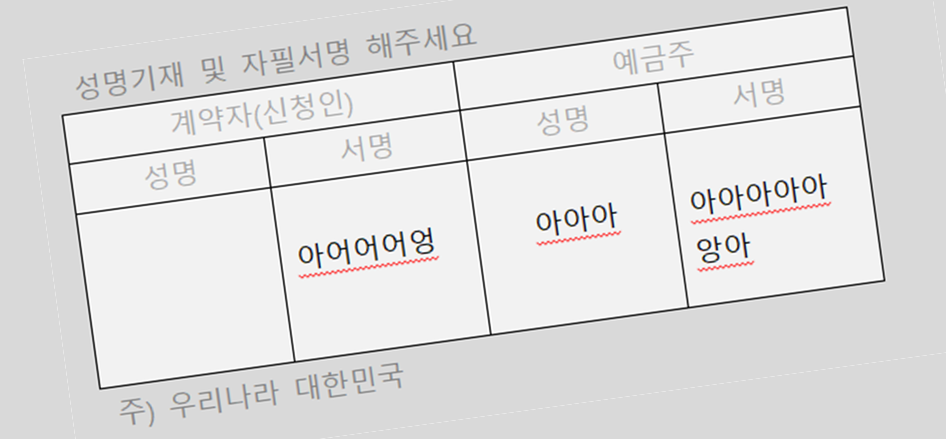
#> input picture images/hkli_skewed1_ppt.PNG, 946 x 439 px, found by its file name
$ python checkSignature.py
#> lines starting #> are read from the running program, lines starting #| are printed output that depends on the picture; after the words box and inside, x2 and y2 are one past the last pixel; in counts of white or black regions, pixels touching at a corner belong together
### hkfmi_apps/correct_skew.py
# USAGE
# python correct_skew.py --image images/neg_28.png


import numpy as np
import argparse
import cv2
import os
import sys
from datetime import datetime
import logging

'''
# import mylogging

logger = logging.getLogger(__name__)
logger.setLevel(logging.DEBUG)
formatter = logging.Formatter("%(asctime)s:%(level)s:%(filename)s:%(lineno)s: %(message)s")
file_handler = logging.FileHandler("mylogger.log")
file_handler.setLevel(logging.DEBUG)
file_handler.setFormatter(formatter)

stream_handler = logging.StreamHandler()
stream_handler.setLevel(logging.DEBUG)
stream_handler.setFormatter(formatter)

logger.addHandler(file_handler)
logger.addHandler(stream_handler)
'''


# [9 lines left out: function getDeskewedFilename, not called in this run]


def deskewImage(filename):
#> called with filename = '../images/hkli_skewed1_ppt.png'
	logging.info(filename)
	try:
		image = cv2.imread(filename)
#> image is the input picture: shape (439, 946, 3); mean B, G, R 223.8, 223.8, 224.2
	except:
		logging.exception("message")

	# cv2.imshow("Original", image)
	# logging.info("Image...\n", image)
	ret, image = cv2.threshold(image, 170, 255, cv2.THRESH_BINARY)
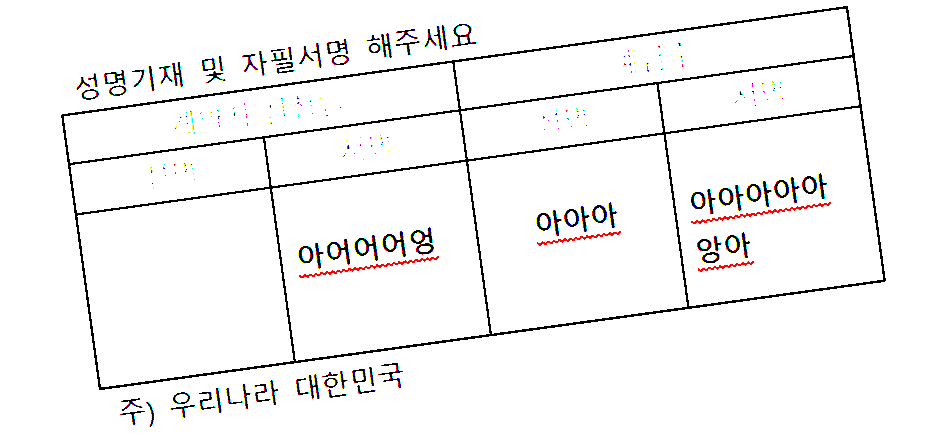
#> image: shape (439, 946, 3); mean B, G, R 244.1, 244.1, 244.8
	# cv2.imshow("Original after threshold", image)

	# convert the image to grayscale and flip the foreground
	# and background to ensure foreground is now "white" and
	# the background is "black"
	gray = cv2.cvtColor(image, cv2.COLOR_BGR2GRAY)
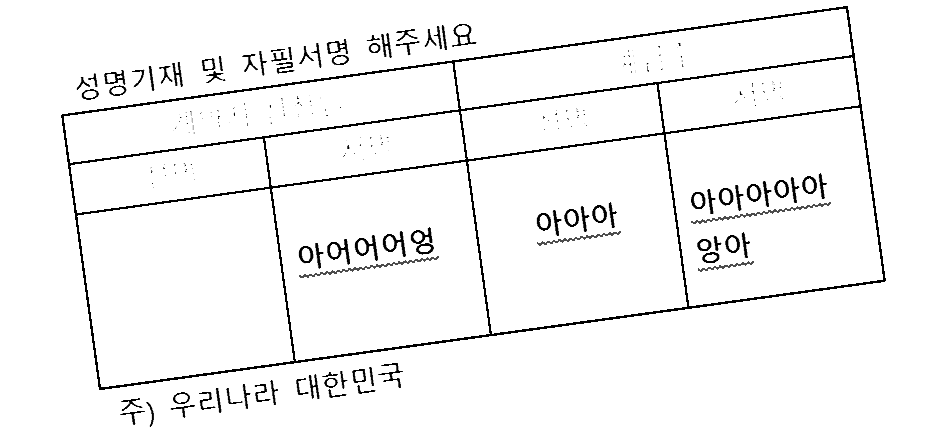
#> gray: shape (439, 946); min 0, max 255, mean 244.3
	# logging.info("\nGray...\n", gray)
	gray = cv2.bitwise_not(gray)
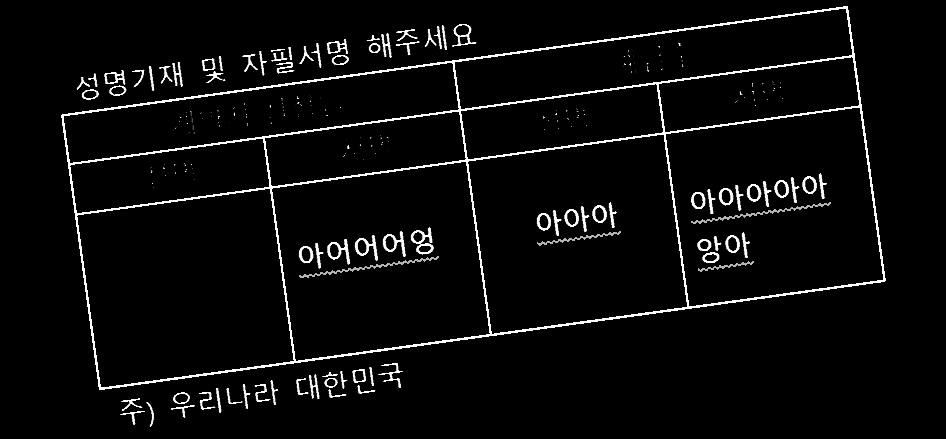
#> gray: shape (439, 946); min 0, max 255, mean 10.7
	# cv2.imshow("Gray", gray)

	# threshold the image, setting all foreground pixels to 255 and all background pixels to 0
	thresh = cv2.threshold(gray, 0, 255, cv2.THRESH_BINARY | cv2.THRESH_OTSU)[1]
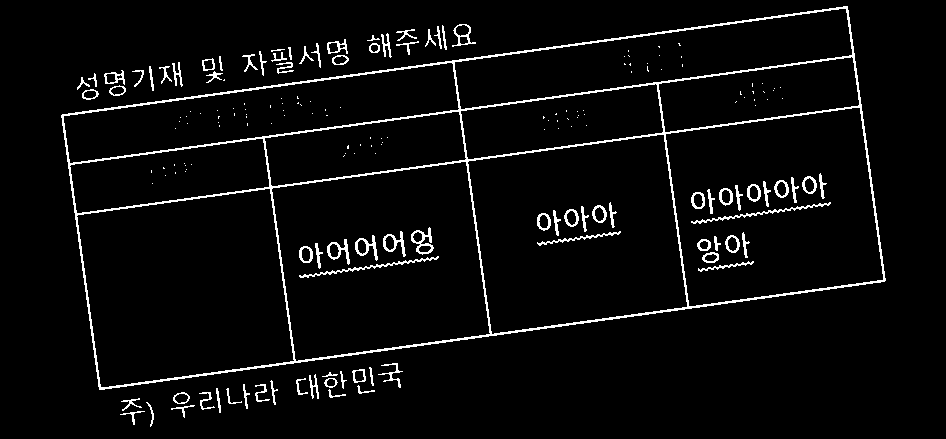
#> thresh: shape (439, 946); 4.3% white in thin lines or dots, all inside (x1, y1, x2, y2) = (61, 6, 886, 427)
	# logging.info("Thresh...\n", thresh)
	# cv2.imshow("Thresh", thresh)

	# cv2.waitKey(0)

	# grab the (x, y) coordinates of all pixel values that
	# are greater than zero, then use these coordinates to
	# compute a rotated bounding box that contains all
	# coordinates
	# logging.info("np.where....\n", np.where(thresh > 0))
	coords = np.column_stack(np.where(thresh > 0))
#> coords = 17774 pairs, first value 6 to 426, second value 61 to 885
	# logging.info("coords..\n", coords)
	angle = cv2.minAreaRect(coords)[-1]
#> angle = -82.1
	logging.info("angle: {}".format(angle))

	'''
	logging.info('----------------------------')
	cntrs, hierarchy = cv2.findContours(thresh, cv2.RETR_TREE, cv2.CHAIN_APPROX_SIMPLE)
	for cntr in cntrs:
		approx = cv2.approxPolyDP(cntr, 0.01 * cv2.arcLength(cntr, True), True)

		if len(approx) == 4 and cv2.contourArea(cntr) > 10:
			logging.info("size: ", cv2.contourArea(cntr))
			cv2.drawContours(image, [cntr], -1, (0, 0, 255), 1)
			cv2.imshow('Contour selected', image)
			cv2.waitKey(0)
	logging.info('----------------------------')
	'''

	# the `cv2.minAreaRect` function returns values in the
	# range [-90, 0); as the rectangle rotates clockwise the
	# returned angle trends to 0 -- in this special case we
	# need to add 90 degrees to the angle
	if abs(angle) != 0.0:
		logging.info("Angle needs to be adjusted..")
		if angle < -45:
			angle = -(90 + angle)
#> angle = -7.9

		# otherwise, just take the inverse of the angle to make
		# it positive
		else:
			angle = -angle

	# rotate the image to deskew it
	(h, w) = image.shape[:2]
#> h = 439; w = 946
	center = (w // 2, h // 2)
#> center = (473, 219)
	middle = cv2.getRotationMatrix2D(center, angle, 1.0)
#> middle = [[0.991, -0.137, 34.6], [0.137, 0.991, -62.95]]
	rotated = cv2.warpAffine(image, middle, (w, h), flags=cv2.INTER_CUBIC, borderMode=cv2.BORDER_REPLICATE)
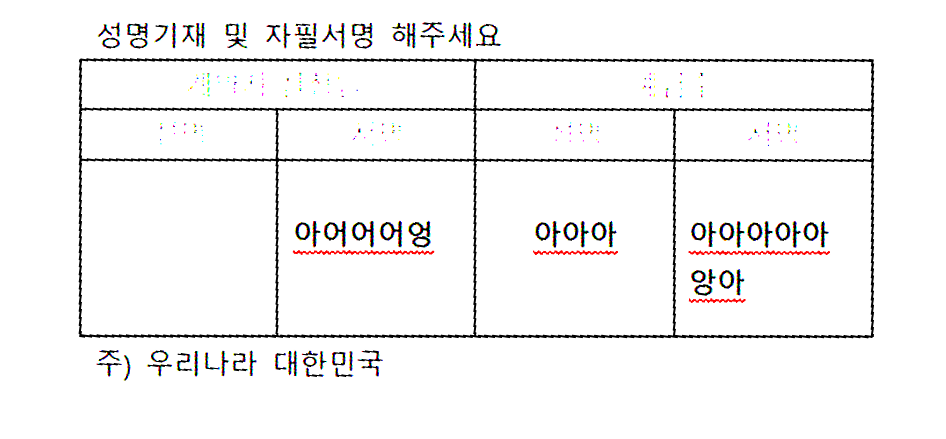
#> rotated: shape (439, 946, 3); mean B, G, R 244, 244, 244.7

	rotated = cv2.cvtColor(rotated, cv2.COLOR_BGR2GRAY)
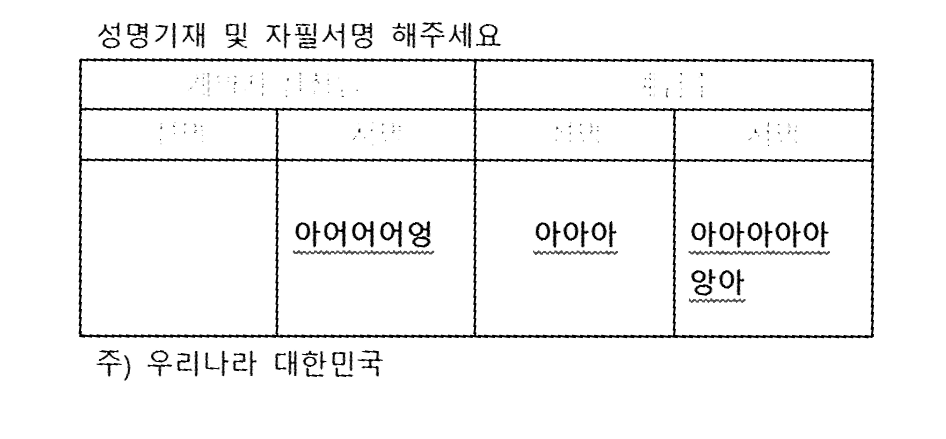
#> rotated: shape (439, 946); min 0, max 255, mean 244.2

	'''
	# save rotated image to new file
	deskewedFileName = getDeskewedFilename(filename)
	cv2.imwrite(deskewedFileName, rotated)
	'''

	# height, width, channels = rotated.shape
	height, width = rotated.shape
#> height = 439; width = 946
	# [8 lines of commented-out code are left out]
	logging.info("[INFO] angle: {:.5f}".format(angle))
	# cv2.imshow("Input", image)
	cv2.imshow("Deskewed", rotated)
	cv2.waitKey(0)

	'''
	Should have some logic to avoid memory leak.... like below
	'''
	# thresh.release()
	# gray.release()
	# image.release()\
	del thresh
	del gray
	del image
#> (the run stopped early here; a loop or call above may not have finished)

$ run again, with images/hkli_deskewed1.PNG copied over images/hkli_skewed1_ppt.PNG
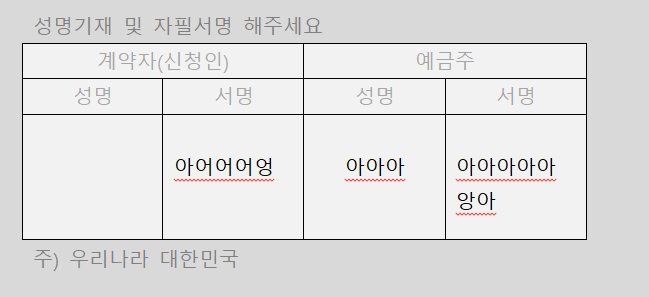
#> input picture images/hkli_deskewed1.PNG, 649 x 297 px, found by its file name
#> in deskewImage, image is the input picture: shape (297, 649, 3); mean B, G, R 224.5, 224.5, 224.9
#> in deskewImage, `ret, image = cv2.threshold(image, 170, 255, cv2.THRESH_BINARY)`:
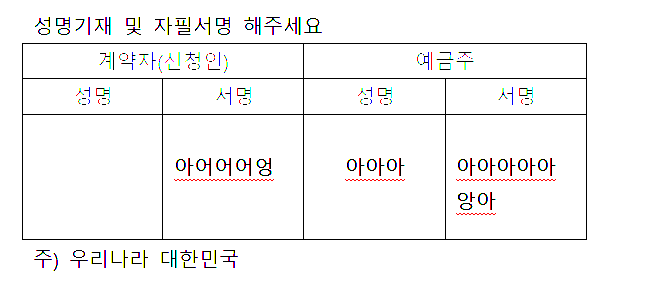
#> image: shape (297, 649, 3); mean B, G, R 245.7, 245.7, 246.4
#> in deskewImage, `thresh = cv2.threshold(gray, 0, 255, cv2.THRESH_BINARY | cv2.THRESH_OT..`:
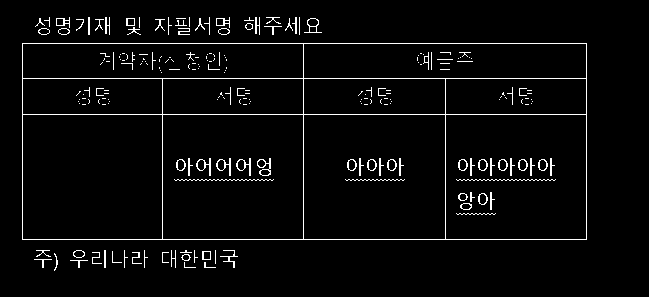
#> thresh: shape (297, 649); 3.6% white in thin lines or dots, all inside (x1, y1, x2, y2) = (22, 17, 587, 271)
#> coords = 7019 pairs, first value 17 to 270, second value 22 to 586
#> in deskewImage, `angle = cv2.minAreaRect(coords)[-1]`: angle = -90
#> in deskewImage, `angle = -(90 + angle)`: angle = 0
#> middle = [[1, 0, 0], [0, 1, 0]]

$ run again, with images/neg_28.png copied over images/hkli_skewed1_ppt.PNG
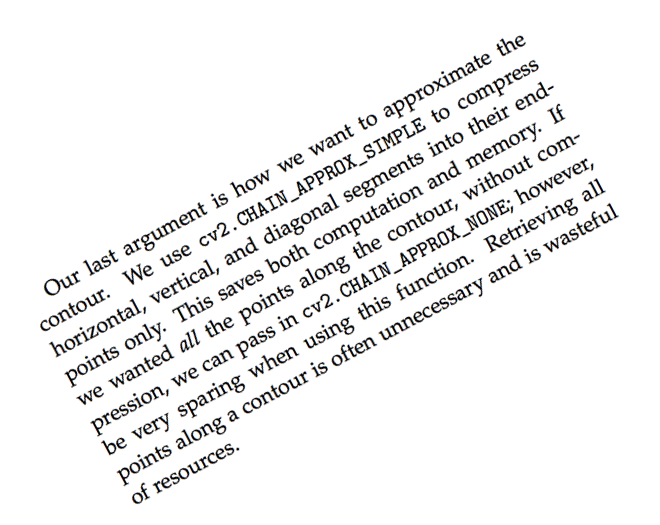
#> input picture images/neg_28.png, 660 x 525 px, found by its file name
#> in deskewImage, image is the input picture: shape (525, 660, 3); mean B, G, R 240.8, 240.8, 240.8
#> in deskewImage, `gray = cv2.bitwise_not(gray)`:
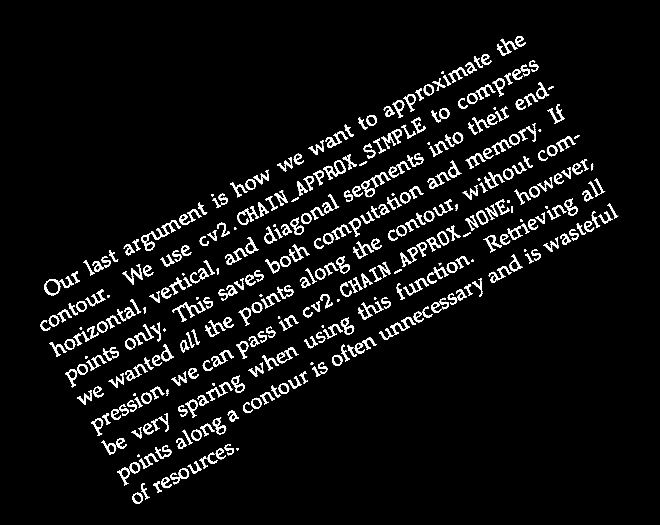
#> gray: shape (525, 660); min 0, max 255, mean 17.4
#> thresh: shape (525, 660); 6.8% white in thin lines or dots, all inside (x1, y1, x2, y2) = (40, 36, 618, 504)
#> coords = 23725 pairs, first value 36 to 503, second value 40 to 617
#> in deskewImage, `angle = cv2.minAreaRect(coords)[-1]`: angle = -61.99
#> in deskewImage, `angle = -(90 + angle)`: angle = -28.01
#> middle = [[0.883, -0.47, 161.7], [0.47, 0.883, -124.3]]
#> in deskewImage, `rotated = cv2.cvtColor(rotated, cv2.COLOR_BGR2GRAY)`:
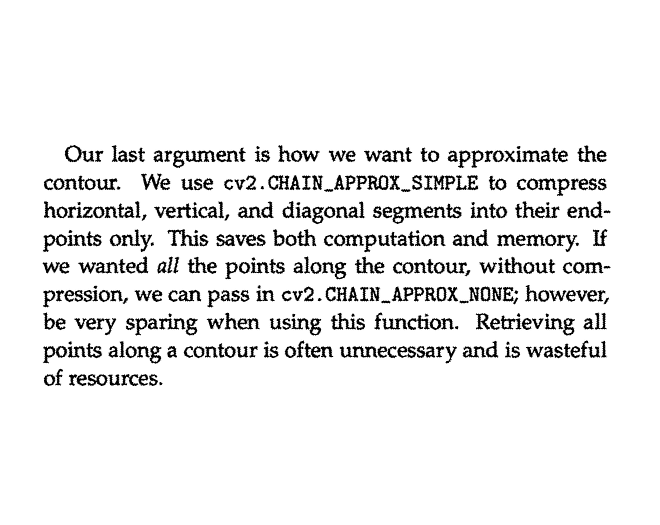
#> rotated: shape (525, 660); min 0, max 255, mean 237.5
